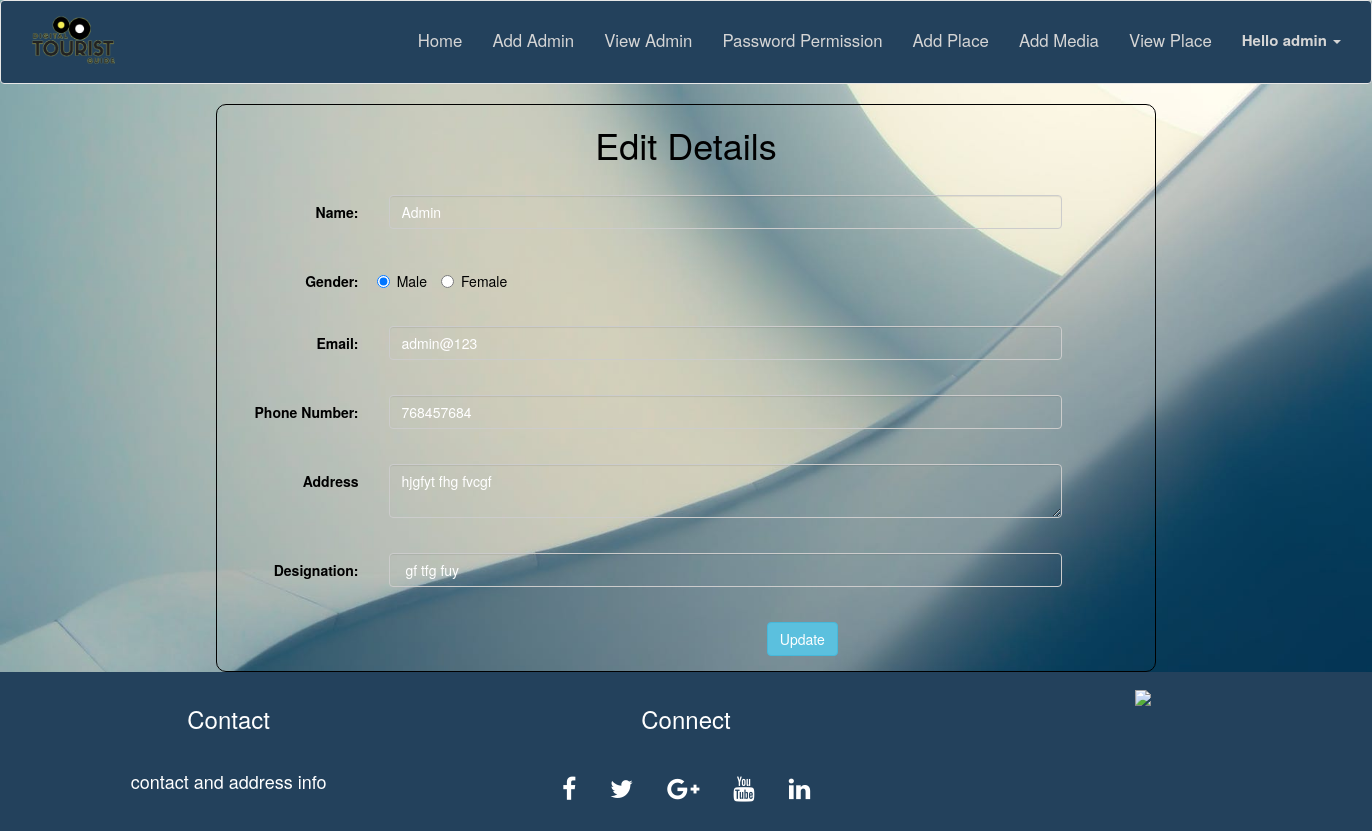
Screenshot of /admins/editprofile.php (signed in) with the database file from the repository.
### tables this page shows
CREATE TABLE `adminlist` (
  `id` int(10) NOT NULL,
  `name` varchar(100) NOT NULL,
  `gender` varchar(6) NOT NULL,
  `email` varchar(50) NOT NULL,
  `phone` varchar(15) NOT NULL,
  `address` varchar(200) NOT NULL,
  `desig` varchar(50) NOT NULL
);

### config.php (called while the page is built, shortened)
<?php
$servername ="localhost";
$username= "root";
$password= "password";
$dbname = "digital";
$conn = mysqli_connect($servername, $username, $password,$dbname );
$username=$_SESSION['login_user'];
$sql="select * from admin_login where username='".$username."'";
$result= mysqli_query($conn,$sql);
$row= mysqli_fetch_assoc($result);
$id=$row['id'];
 ?>

### admins/editprofile.php (the view, shortened to what this page needs)
<?php
include ('../config.php');
$servername ="localhost";
$username= "root";
$password= "password";
$dbname = "digital";
$conn = mysqli_connect($servername, $username, $password,$dbname );
$query="select * from adminlist where id like '".$id."'";
$sql=mysqli_query($conn,$query);
$row1= mysqli_fetch_assoc($sql);
$name=$row1['name'];
$gender=$row1['gender'];
$email=$row1['email'];
$phone=$row1['phone'];
$address=$row1['address'];
$desig=$row1['desig'];
  ?><br>
<!DOCTYPE html>
<html lang="en">
<head>
</head>
<body class="bg">
  <?php include 'navbar.php'; ?>
  <div class="container-fluid" >
    <div  class="container" style="width: 70%;background-color: transparent;  color: black; border:solid thin black;border-radius: 10px;">
      <h1 align="center" class="w3-animate-top">Edit Details</h1><br>
      <form  class="form-horizontal w3-animate-zoom" action="editprofile.php" method="POST">
        <div class="form-group">
          <label class="control-label col-sm-2" for="name">Name:</label>
          <div class="col-sm-9">
            <input type="text" name="name" style="background-color: transparent; color: white" class="form-control" id="name" placeholder="Enter Name" required="" value="<?php echo "$name"; ?>">
          </div>
        </div><br>
        <div class="form-group">
          <label class="control-label col-sm-2" for="Gender">Gender:</label>
          <div class="container" style="padding-left: 17%">
            <label class="radio-inline"><input type="radio" name="gender" value="Male" <?php if($gender== 'Male')  echo "checked"; ?>>Male</label>
            <label class="radio-inline"><input type="radio" name="gender" value="Female" <?php if($gender=='Female')  echo "checked"; ?>>Female</label>
          </div>
        </div><br>
        <div class="form-group">
          <label class="control-label col-sm-2" for="email">Email:</label>
          <div class="col-sm-9">
            <input type="email" name="email" style="background-color: transparent; color: white" class="form-control" required="" id="email" placeholder="Enter email" value="<?php echo "$email"; ?>">
          </div>
        </div><br>
        <div class="form-group">
          <label class="control-label col-sm-2" for="phone">Phone Number:</label>
          <div class="col-sm-9">
            <input type="Number" name="phone" style="background-color: transparent; color: white" class="form-control" required="" id="phone" placeholder="Enter Phone Number" pattern="[789][0-9]{9}" value="<?php echo $phone; ?>">
          </div>
        </div><br>
        <div class="form-group">
          <label class="control-label col-sm-2" for="address">Address</label>
          <div class="col-sm-9">
            <textarea name="address" style="background-color: transparent;color: white" class="form-control" required="" id="address" placeholder="Enter Your Address"><?php echo $address; ?>
            </textarea>
          </div>
        </div><br>
        <div class="form-group">
          <label class="control-label col-sm-2" for="desig">Designation:</label>
          <div class="col-sm-9">
            <input type="text" name="desig" style="background-color: transparent; color: white" class="form-control" id="desig" placeholder="Enter Designation" required="" value="<?php echo "$desig"; ?>">
          </div>
        </div><br>
        <div class="form-group">
          <div class="container" align="center">
            <button type="submit" class="btn btn-info" name="submit">Update</button>
          </div>
        </div>
      </form>
    </div>
  </div>
  <?php include 'footer.php'; ?>
</body>
</html>

### admins/style.css (style rules this page uses)
html, body { height: 100%; width: 100%; }
.bg { background: url('../img/digital25.jpeg'); background-repeat: no-repeat; background-size: cover; background-attachment: fixed; }

### admins/editprofile.php (style rules this page uses)
label { color: #000000; font-weight: bold; }
h1 { color: #000000; font-weight: bold; }

### rows the page displays
adminlist: name "Admin", gender "☑ Male", gender "☐ Female", email "admin@123", phone "768457684", address "hjgfyt fhg fvcgf", desig "gf tfg fuy"

### other values shown
$username "admin"
